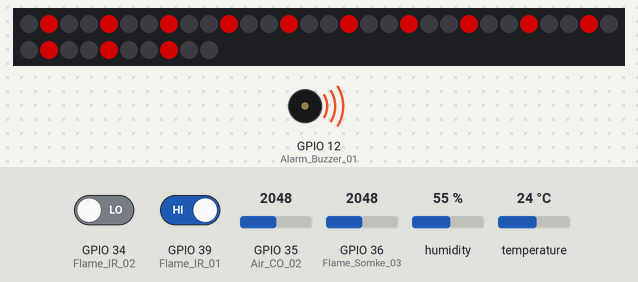
Simulated run of this sketch. Board: ESP32. Shown: 40 RGB LEDs in strip order, left to right, continuing on the next row, buzzer (waves = sounding, pin HIGH). The test bench sets the inputs (shaded band); at power-on: GPIO 34 (Flame_IR_02) LOW, GPIO 35 (Air_CO_02) = 2048, GPIO 36 (Flame_Somke_03) = 2048, GPIO 39 (Flame_IR_01) HIGH, humidity 55 %, temperature 24 °C. Dim RGB values are drawn brighter than linear.

Above: at 0.92 s.
3.0 s: GPIO 34 (Flame_IR_02) driven HIGH
At 4.9 s:
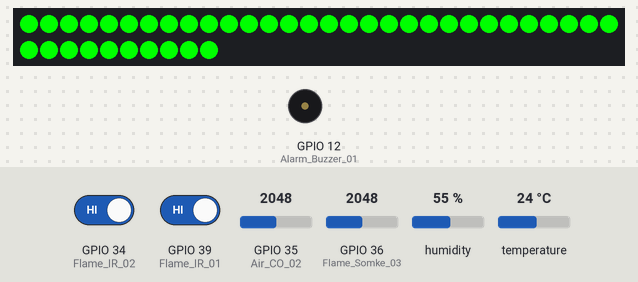
5.9 s: GPIO 35 (Air_CO_02) set to 3209
8.8 s: GPIO 35 (Air_CO_02) set to 3313
At 10.03 s:
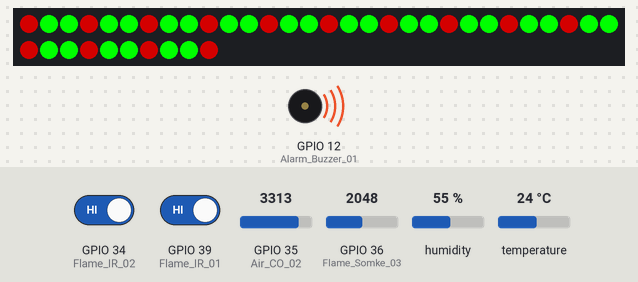
11.7 s: GPIO 35 (Air_CO_02) set to 2866
At 12.11 s:
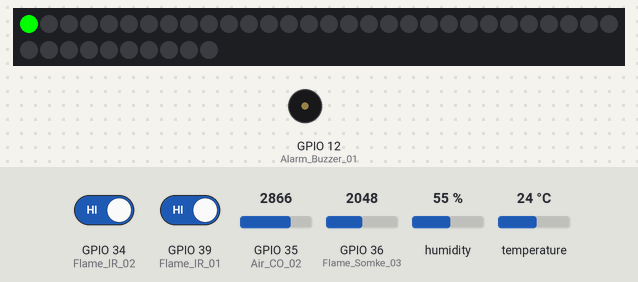
14.6 s: GPIO 35 (Air_CO_02) set to 3972
At 17.3 s:
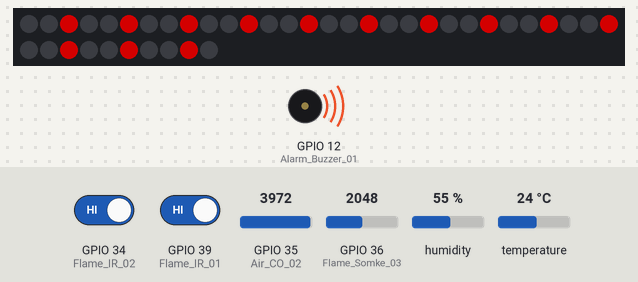
Timing chart, 0 to 18.8 s (numbered marks = the images above; inputs shaded):
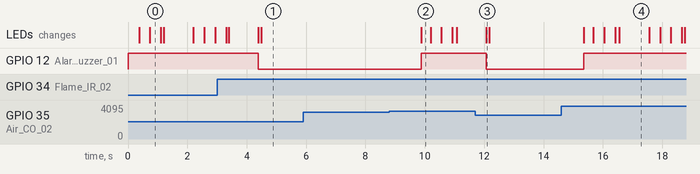

Measured:
- the behaviour switches between 3276 and 3277 on GPIO 35 (Air_CO_02) (found by bisection; images 1 and 2)
- after the input at 3.0 s, GPIO 12 (Alarm_Buzzer_01): HIGH → LOW after 1.4 s; the LEDs: first differ from a run without the input after 1.4 s (image 1 shows a later state)
- after the input at 5.9 s, every drawn part: stays the same
- after the input at 8.8 s, GPIO 12 (Alarm_Buzzer_01): LOW → HIGH after 1.1 s; the LEDs: change after 1.1 s (image 2)
- after the input at 11.7 s, GPIO 12 (Alarm_Buzzer_01): HIGH → LOW after 0.37 s; the LEDs: change after 0.37 s (image 3)
- after the input at 14.6 s, GPIO 12 (Alarm_Buzzer_01): LOW → HIGH after 0.76 s; the LEDs: first change after 0.76 s (image 4 shows a later state)
- what the display in image 4 shows lasts 1.0 s, from 16.6 s to 17.6 s

The sketch:

FWSmartFireAlarm_beta_01_Box.ino
```cpp
//========================================================
//====|      This Firmware version beta 0.1 for      |====
//====| Cloud-based Fire Alarm and Air Quality Check |====
//====|        Programming by Raweeroj Thongdee      |====
//========================================================
//======================| Setting |=======================
  #define Device_Mode    1    // 0-CloudBase_Mode
                              // 1-StanAlone_Mode

//========================================================
//======================| Library |=======================
  #include "DHT.h"                  // for dht11/22 sensor
  #include <PubSubClient.h>         // for MQTT
  #include <Adafruit_NeoPixel.h>    // for Neopixel
  #include <WiFi.h>                 // for ESP32 APClient
  //#include <IOXhop_FirebaseESP32.h> // for ESP32 to Firebase
//========================================================
//=====================| PIN MAP |========================
  #define Flame_IR_01       39      // VN pin
  #define Flame_IR_02       34      // D34 pin
  #define Flame_Somke_03    A0      // VP pin
  #define Air_Temp_01       32      // D32 pin
  #define Air_CO_02         A7      // D35 pin
  #define Air_UV_03         A5      // D33 pin
  #define Air_Light_04_SCL  22      // D22 pin
  #define Air_Light_04_SDA  21      // D21 pin
  #define Air_Dust_05_Di    14      // D14 pin
  #define Air_Dust_05_An    A17     // D27 pin
  #define Alarm_Buzzer_01   12      // D12 pin
  #define Alarm_Neo_02      13      // D13 pin
//========================================================
//=====================| Constant |=======================
  #define Air_Temp_Type   DHT22
  #define NUM_Neopixel       40
  #define def_CO             4.0
  #define def_Smoke          4.0
//========================================================
//=====================| Conection |======================
  #define FIREBASE_HOST   "cloud-b2f31.firebaseio.com"
  #define FIREBASE_AUTH   "QxbHtnr5t6jHELLJ6tJinlhwhkuNjPefD0ybU26y"
  #define MQTT_Server     "node.raweeroj.xyz"
  #define MQTT_port       1883
  #define MQTT_user       "nodemqtt"
  #define MQTT_pass       "nodemqtt2017"
  #define WIFI_SSID       "PCCPL-WiFi" //Project-ID
  #define WIFI_PASSWORD   "" //terminal99
  char    clientId[]   =   "CL_01" ;
//========================================================
//=======================| TOPIC |========================
  char TEMP[]        =   "/temp"  ;
  char HUMI[]        =   "/humi"  ;
  char FIRE_1[]      =   "/ir1"   ;
  char FIRE_2[]      =   "/ir2"   ;
  char BUZZ[]        =   "/buzz"  ;
  char Flame_Somke[] =   "/smoke" ;
  char AIR_CO[]      =   "/airco" ;
//========================================================
//======================| Varible |=======================
  float Val_Air_CO,
        TP_Air_CO,
        Val_Flame_Somke,
        TP_Flame_Somke,
        FIR_01,
        FIR_02,
        Temp = 0,
        humi = 0 ;
  char com[100],
       temp[100];
  String name;
//========================================================
//===================| Pre_Processing |===================
  DHT dht(Air_Temp_01, Air_Temp_Type);

  WiFiClient espClient;
  PubSubClient client(espClient);

  Adafruit_NeoPixel Neo = Adafruit_NeoPixel(
                            NUM_Neopixel,
                            Alarm_Neo_02,
                            NEO_GRB + NEO_KHZ800
                            );
//========================================================
//===================| User_Function |====================
  char *cat(char input[]){
      char *cc;
      strcpy(temp,clientId);
      strcpy(com,strcat(clientId,input));
      cc=com;
      strcpy(clientId,temp);
      return cc;
    }

  void receivedCallback(char* topic, byte* payload, unsigned int length) {
          Serial.print("Message received: ");
          Serial.println(topic);
          Serial.print("payload: ");
              for (int i = 0; i < length; i++){
                  Serial.print((char)payload[i]);
              }
       }

   void mqttconnect() {
          while (!client.connected()) {
            Serial.print("MQTT connecting ...");
            if (client.connect(clientId, MQTT_user, MQTT_pass)) {
              Serial.println("connected");
            }
            else {
              Serial.print("failed, status code =");
              Serial.print(client.state());
              Serial.println("try again in 5 seconds");
              delay(5000);
            }
          }
        }

   void theaterChase(uint32_t c, uint8_t wait) {
        for (int j=0; j<15; j++) {  //do 10 cycles of chasing
            for (int q=0; q < 3; q++) {
                for (uint16_t i=0; i < Neo.numPixels(); i=i+3) {
                    Neo.setPixelColor(i+q, c);    //turn every third pixel on
                }
                   Neo.show();
                   delay(wait);
                for (uint16_t i=0; i < Neo.numPixels(); i=i+3) {
                   Neo.setPixelColor(i+q, 0);     //turn every third pixel off
                }
           }
       }
      }

      void rainbow(uint8_t wait) {
        uint16_t i, j;
          for(j=0; j<256; j++) {
             for(i=0; i<Neo.numPixels(); i++) {
                  Neo.setPixelColor(i, Wheel((i+j) & 255));
            }
              Neo.show();
              delay(wait);
          }
        }

    uint32_t Wheel(byte WheelPos) {
             WheelPos = 255 - WheelPos;
                if(WheelPos < 85) {
                    return Neo.Color(255 - WheelPos * 3, 0, WheelPos * 3);
                }
                if(WheelPos < 170) {
                    WheelPos -= 85;
                    return Neo.Color(0, WheelPos * 3, 255 - WheelPos * 3);
                }
                    WheelPos -= 170;
                    return Neo.Color(WheelPos * 3, 255 - WheelPos * 3, 0);
            }

   void colorWipe(uint32_t c, uint8_t wait) {
        for(uint16_t i=0; i < Neo.numPixels(); i++) {
            Neo.setPixelColor(i, c);
            Neo.show();
            delay(wait);
  }
}

//========================================================
//========================| Setup |=======================
void setup() {
   Serial.begin(115200);
   pinMode (Flame_IR_01,INPUT ) ;
   pinMode (Flame_IR_02,INPUT ) ;
   pinMode (Alarm_Buzzer_01,OUTPUT ) ;
   if(Device_Mode == 0){
    Serial.print("Connecting to ");
    Serial.println(WIFI_SSID);
    WiFi.begin(WIFI_SSID, WIFI_PASSWORD);
      while (WiFi.status() != WL_CONNECTED) {
        delay(500);
        Serial.print(".");
      }
    Serial.println("");
    Serial.println("WiFi connected");
    Serial.println("IP address: ");
    Serial.println(WiFi.localIP());
    client.setServer(MQTT_Server, MQTT_port);
    client.setCallback(receivedCallback);
   }
   dht.begin();
   Neo.begin();
   Neo.show();
 // Firebase.begin(FIREBASE_HOST, FIREBASE_AUTH);
}
//========================================================
//==================| Loop_Programming |==================
void loop() {
  if(Device_Mode == 0){
    if(!client.connected()){
      mqttconnect();
    }
    client.loop();
  }
  //==== Start Detect Fire ====
  TP_Air_CO      = analogRead(Air_CO_02);
  TP_Flame_Somke = analogRead(Flame_Somke_03);
  Val_Air_CO      = TP_Air_CO/4096.0*5.0 ;
  Val_Flame_Somke = TP_Flame_Somke/4096.0*5.0 ;
  FIR_01          = digitalRead(Flame_IR_01) ;
  FIR_02          = digitalRead(Flame_IR_02) ;

  if (FIR_01 == LOW || FIR_02 == LOW || Val_Air_CO >= def_CO || Val_Flame_Somke >= def_Smoke){
      digitalWrite(Alarm_Buzzer_01,HIGH);
      theaterChase(Neo.Color(127, 0, 0), 25); // Red
      client.publish(cat(FIRE_1), "1");
      client.publish(cat(FIRE_2), "1");
      client.publish(cat(BUZZ), "1");
      client.publish(cat(Flame_Somke), String(Val_Flame_Somke).c_str(), true);
      client.publish("CL_01/airco", String(Val_Air_CO).c_str(), true);

    }
    else if (FIR_01 == HIGH || FIR_02 == HIGH || Val_Air_CO < 2.7 || Val_Flame_Somke < 2.7){
      digitalWrite(Alarm_Buzzer_01,LOW);
      colorWipe(Neo.Color(0, 255, 0),1);
      //rainbow(100);
      client.publish(cat(FIRE_1), "0");
      client.publish(cat(FIRE_2), "0");
      client.publish(cat(BUZZ), "0");
      client.publish(cat(Flame_Somke), String(Val_Flame_Somke).c_str(), true);
    }
    else{
      client.publish(cat(FIRE_1), "00");
      client.publish(cat(FIRE_2), "00");
      client.publish(cat(Flame_Somke), "00");

    }
    //===== End Detect Fire =====
    //==== Start Air-Qurity Check ====
        //====|> Tempurature and Humidity <|===========================
            humi = dht.readHumidity();
            Temp = dht.readTemperature();
            if (!isnan(Temp)&&!isnan(humi)) {

              //Firebase.pushFloat("/temperature", 20.25);
              //Firebase.pushFloat("/humidity", 30);
              //Firebase.pushFloat("/list-temp", 20.25);

              client.publish(cat(TEMP), String(Temp).c_str(), true);
              client.publish(cat(HUMI), String(humi).c_str(), true);
            }
        //============================================================
        //====|> CO Sensor <|=========================================
              client.publish("CL_01/airco",String(Val_Air_CO).c_str(), true);
        //============================================================
    //===== End Air-Qurity Check =====
    delay(1000);
}
//=======================================================
```
